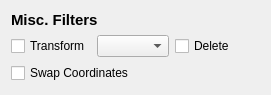
<ui version="4.0" >
 <class>MiscFltWidget</class>
 <widget class="QWidget" name="MiscFltWidget" >
  <property name="geometry" >
   <rect>
    <x>0</x>
    <y>0</y>
    <width>271</width>
    <height>95</height>
   </rect>
  </property>
  <property name="windowTitle" >
   <string>Form</string>
  </property>
  <layout class="QVBoxLayout" name="verticalLayout" >
   <item>
    <widget class="QLabel" name="label" >
     <property name="font" >
      <font>
       <pointsize>11</pointsize>
       <weight>75</weight>
       <bold>true</bold>
      </font>
     </property>
     <property name="text" >
      <string>Misc. Filters</string>
     </property>
    </widget>
   </item>
   <item>
    <layout class="QHBoxLayout" name="horizontalLayout" >
     <item>
      <widget class="QCheckBox" name="transformCheck" >
       <property name="toolTip" >
        <string>Convert routes, waypoints and tracks to different types.</string>
       </property>
       <property name="whatsThis" >
        <string>This filter can be used to convert GPS data between different data types.

Some GPS data formats support only some subset of waypoints, tracks, and routes. The transform filter allows you to convert between these types. For example, it can be used to convert a pile of waypoints (such as those from a CSV file) into a track or vice versa. </string>
       </property>
       <property name="text" >
        <string>Transform</string>
       </property>
      </widget>
     </item>
     <item>
      <widget class="QComboBox" name="transformCombo" >
       <property name="toolTip" >
        <string>Type of transformation. </string>
       </property>
      </widget>
     </item>
     <item>
      <widget class="QCheckBox" name="deleteCheck" >
       <property name="toolTip" >
        <string>Delete original data after transform to prevent duplicated data. </string>
       </property>
       <property name="text" >
        <string>Delete</string>
       </property>
      </widget>
     </item>
     <item>
      <spacer name="horizontalSpacer" >
       <property name="orientation" >
        <enum>Qt::Horizontal</enum>
       </property>
       <property name="sizeHint" stdset="0" >
        <size>
         <width>40</width>
         <height>20</height>
        </size>
       </property>
      </spacer>
     </item>
    </layout>
   </item>
   <item>
    <widget class="QCheckBox" name="swapCheck" >
     <property name="toolTip" >
      <string>Swap Longitude and Latitudes for badly formatted data formats.</string>
     </property>
     <property name="whatsThis" >
      <string>Simple filter to swap the coordinate values (latitude and longitude) of all points. This can be helpful for wrong defined/coded data. Or if you think, you can use one of our xcsv formats, but latitude and longitude are in opposite order. </string>
     </property>
     <property name="text" >
      <string>Swap Coordinates</string>
     </property>
    </widget>
   </item>
   <item>
    <spacer name="verticalSpacer" >
     <property name="orientation" >
      <enum>Qt::Vertical</enum>
     </property>
     <property name="sizeHint" stdset="0" >
      <size>
       <width>20</width>
       <height>1</height>
      </size>
     </property>
    </spacer>
   </item>
  </layout>
 </widget>
 <resources/>
 <connections/>
</ui>
